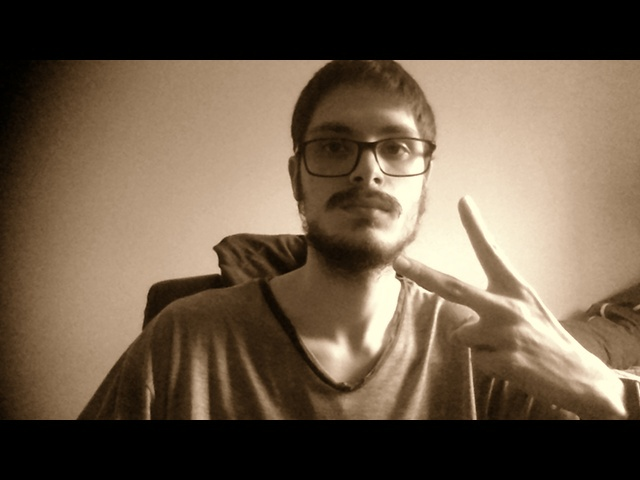
#> input picture images/FuncaoDeEdicao/edited0.jpg, 640 x 480 px
$ python -i filtroRealce.py   (imports and definitions only)
#> lines starting #> are read from the running program, lines starting #| are printed output that depends on the picture
import cv2 as cv


def realce(IMAGE_NAME):
#> called with IMAGE_NAME = '../images/FuncaoDeEdicao/edited0.jpg'
    scale = 1
    delta = 0
    ddepth = cv.CV_16S

    # Load the image
    src = cv.imread(IMAGE_NAME, cv.IMREAD_COLOR)
#> src is the input picture: shape (480, 640, 3); mean B, G, R 72.3, 91, 108.2

    src = cv.GaussianBlur(src, (3, 3), 0)

    gray = cv.cvtColor(src, cv.COLOR_BGR2GRAY)
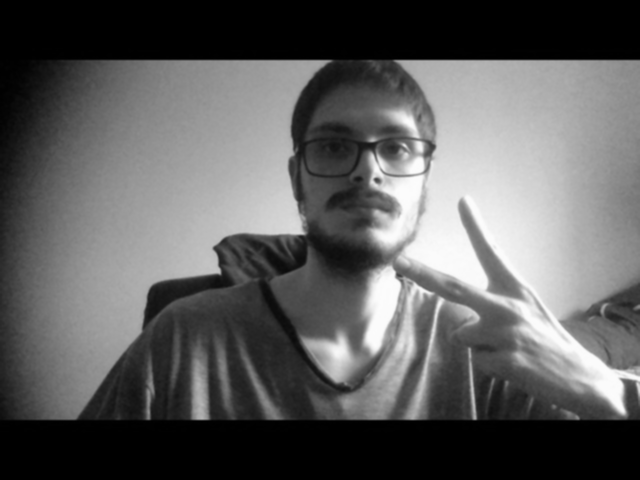
#> gray: shape (480, 640); min 0, max 252, mean 94.1

    grad_x = cv.Sobel(gray, ddepth, 1, 0, ksize=3, scale=scale, delta=delta, borderType=cv.BORDER_DEFAULT)
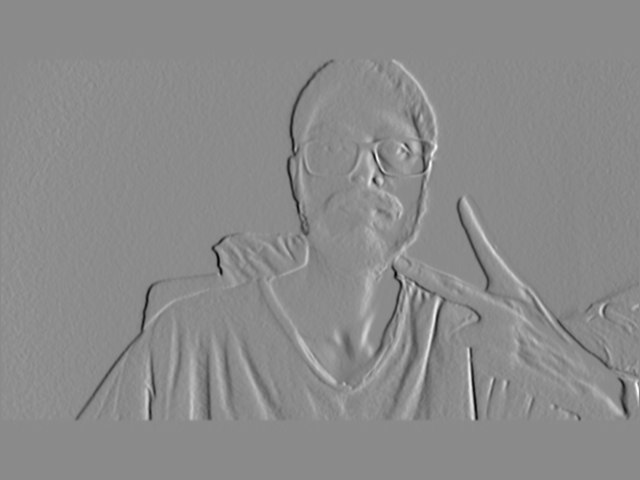
#> grad_x: shape (480, 640) int16; min -475, max 397, mean 0.9; drawn with min black and max white
    # Gradient-Y
    # grad_y = cv.Scharr(gray,ddepth,0,1)
    grad_y = cv.Sobel(gray, ddepth, 0, 1, ksize=3, scale=scale, delta=delta, borderType=cv.BORDER_DEFAULT)
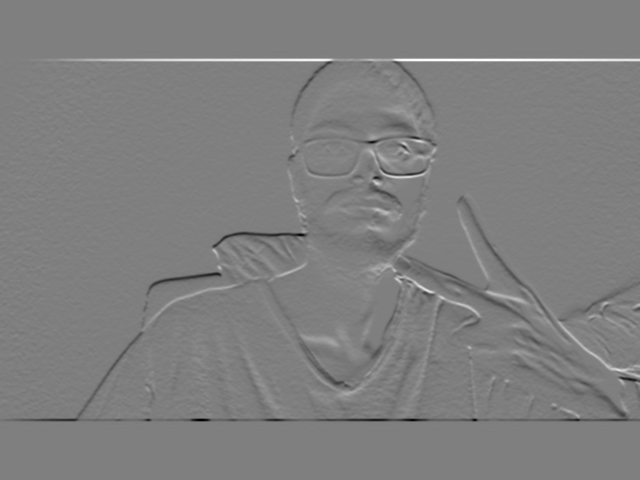
#> grad_y: shape (480, 640) int16; min -530, max 532, mean 0; drawn with min black and max white

    abs_grad_x = cv.convertScaleAbs(grad_x)
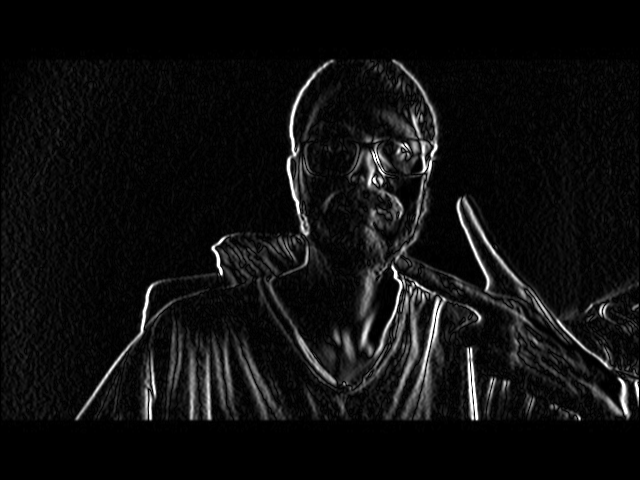
#> abs_grad_x: shape (480, 640); min 0, max 255, mean 15.3
    abs_grad_y = cv.convertScaleAbs(grad_y)
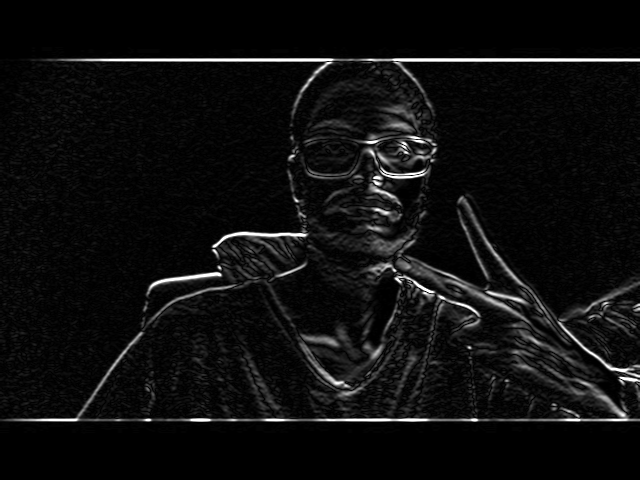
#> abs_grad_y: shape (480, 640); min 0, max 255, mean 14.4

    grad = cv.addWeighted(abs_grad_x, 0.5, abs_grad_y, 0.5, 0)
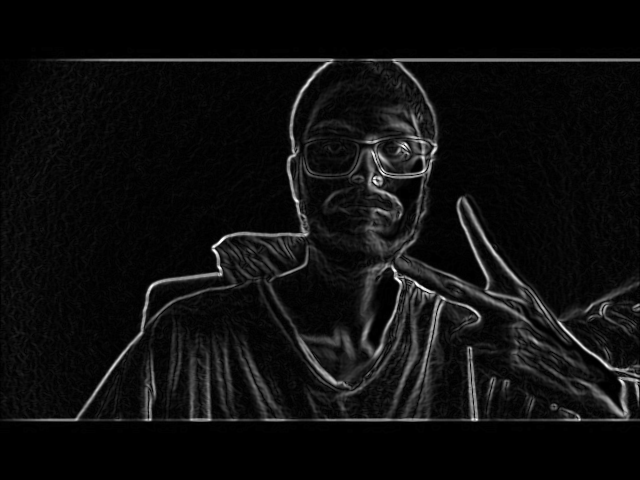
#> grad: shape (480, 640); min 0, max 255, mean 14.8

    cv.imwrite("./images/PhotoInEdition/filtered.jpg", grad)
    return "./images/PhotoInEdition/filtered.jpg"

>>> result = realce('../images/FuncaoDeEdicao/edited0.jpg')

$ run again, on images/FuncaoDeEdicao/edited1.jpg
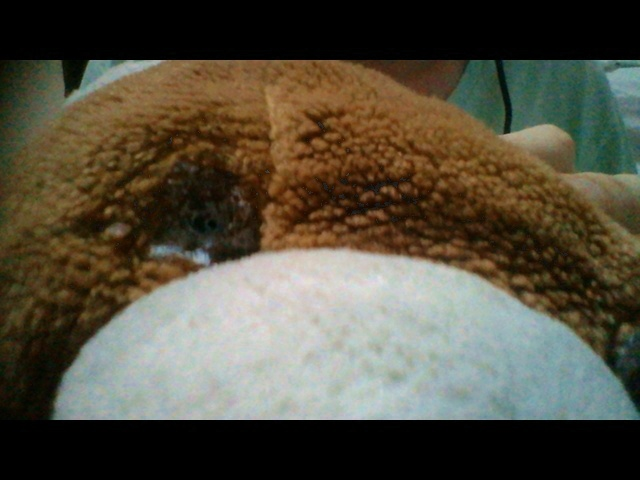
#> input picture images/FuncaoDeEdicao/edited1.jpg, 640 x 480 px
#> in realce, src is the input picture: shape (480, 640, 3); mean B, G, R 64.2, 78.9, 84.1
#> in realce, `grad_y = cv.Sobel(gray, ddepth, 0, 1, ksize=3, scale=scale, delta=delt..`:
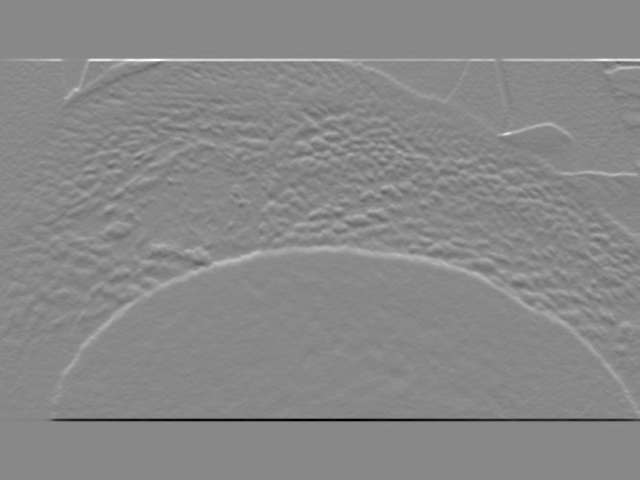
#> grad_y: shape (480, 640) int16; min -586, max 508, mean 0; drawn with min black and max white
#> in realce, `grad = cv.addWeighted(abs_grad_x, 0.5, abs_grad_y, 0.5, 0)`:
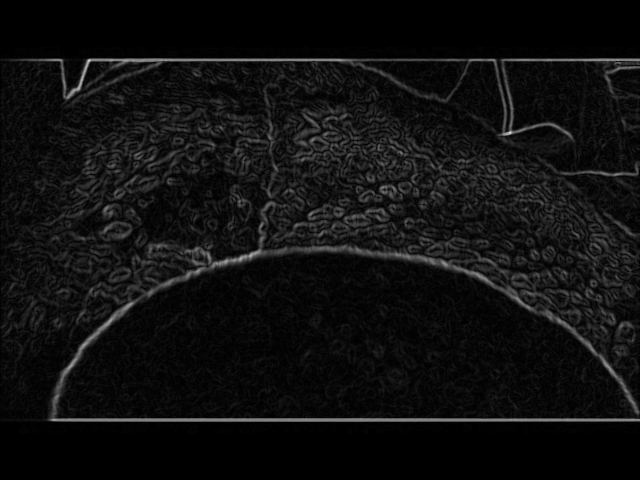
#> grad: shape (480, 640); min 0, max 215, mean 15.5

$ run again, on images/FuncaoDeEdicao/edited4.jpg
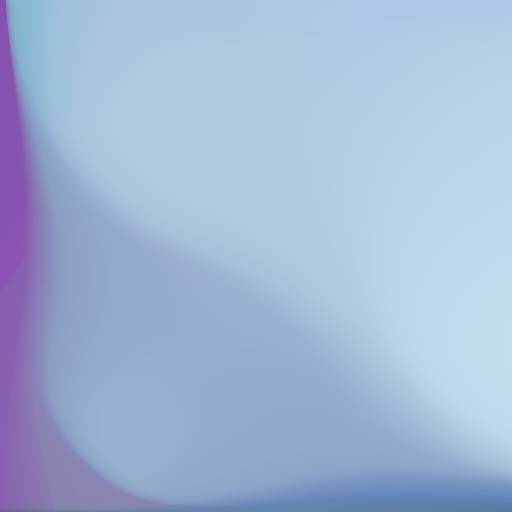
#> input picture images/FuncaoDeEdicao/edited4.jpg, 512 x 512 px
#> in realce, src is the input picture: shape (512, 512, 3); mean B, G, R 213.2, 182.5, 162.1
#> in realce, `grad_y = cv.Sobel(gray, ddepth, 0, 1, ksize=3, scale=scale, delta=delt..`:
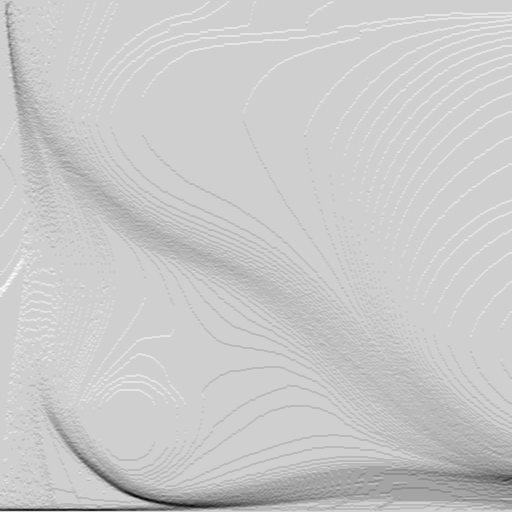
#> grad_y: shape (512, 512) int16; min -39, max 9, mean -1.04; drawn with min black and max white
#> in realce, `grad = cv.addWeighted(abs_grad_x, 0.5, abs_grad_y, 0.5, 0)`:
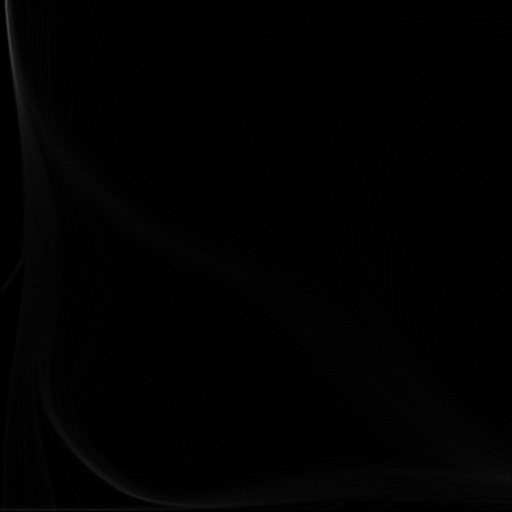
#> grad: shape (512, 512); min 0, max 66, mean 1.5
